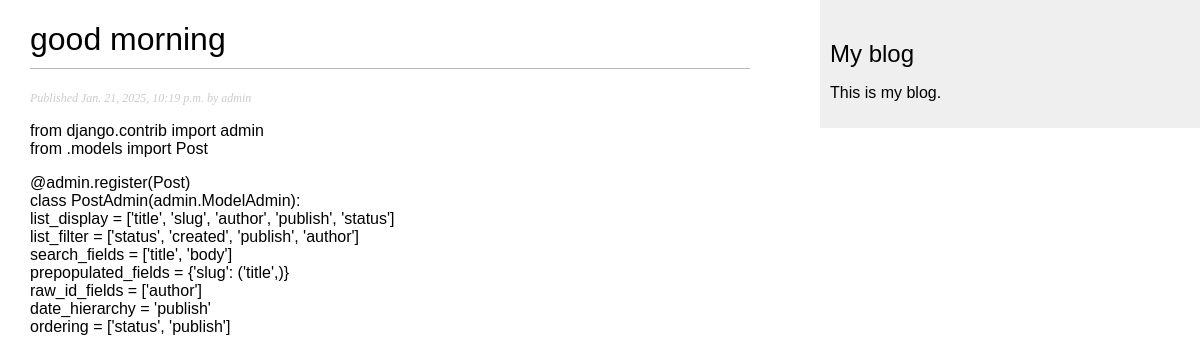
Page /blog/8/ on the committed database.
### blog/models.py (models this page shows, shortened)
class Post(models.Model):
    class Status(models.TextChoices):
        DRAFT = 'DF', 'Draft'
        PUBLISHED = 'PB', 'Published'
    title = models.CharField(max_length=250)
    slug = models.SlugField(max_length=250)
    author = models.ForeignKey(User, on_delete=models.CASCADE, related_name='blog_posts')
    body = models.TextField()
    publish = models.DateTimeField(default=timezone.now)
    created = models.DateTimeField(auto_now_add=True)
    updated = models.DateTimeField(auto_now=True)
    status = models.CharField(max_length=2, choices=Status.choices, default=Status.DRAFT)
    class Meta:
        ordering = ['-publish']
        indexes = [
            models.Index(fields=['-publish']),
        ]

### blog/views.py (the view)
# urls.py: path('<int:id>/', views.post_detail, name='post_detail'),
def post_detail(request, id):
    post = get_object_or_404(Post, id=id, status=Post.Status.PUBLISHED)
    return render(request, 'blog/post/detail.html', {'post': post})

### blog/templates/blog/Post/detail.html (shortened to what this page needs)
{% extends "blog/base.html" %}
{% block content %}
<h1>{{ post.title }}</h1>
<p class="date">Published {{ post.publish }} by {{ post.author }}</p>
{{ post.body|linebreaks }} {% endblock %}

### blog/static/css/blog.css (style rules this page uses)
body { margin:0; padding:0; font-family:helvetica, sans-serif; }
h1 { font-weight:normal; border-bottom:1px solid #bbb; padding:0 0 10px 0; }
p.date { color:#ccc; font-family: georgia, serif; font-size: 12px; font-style: italic; }

### rows in the picture
Post: title "good morning", publish "Jan. 21, 2025, 10:19 p.m.", author "admin", body "from django.contrib import admin from .models import Post @admin.register(Post) class PostAdmin(admin.ModelAdmin): list_display = ['title', 'slug', 'author', 'publish', 'status'] list_filter = ['status', 'created', 'publish', 'author'] search_fields = ['title', 'body'] prepopulated_fields = {'slug': ('title',)} raw_id_fields = ['author'] date_hierarchy = 'publish' ordering = ['status', 'publish']"
